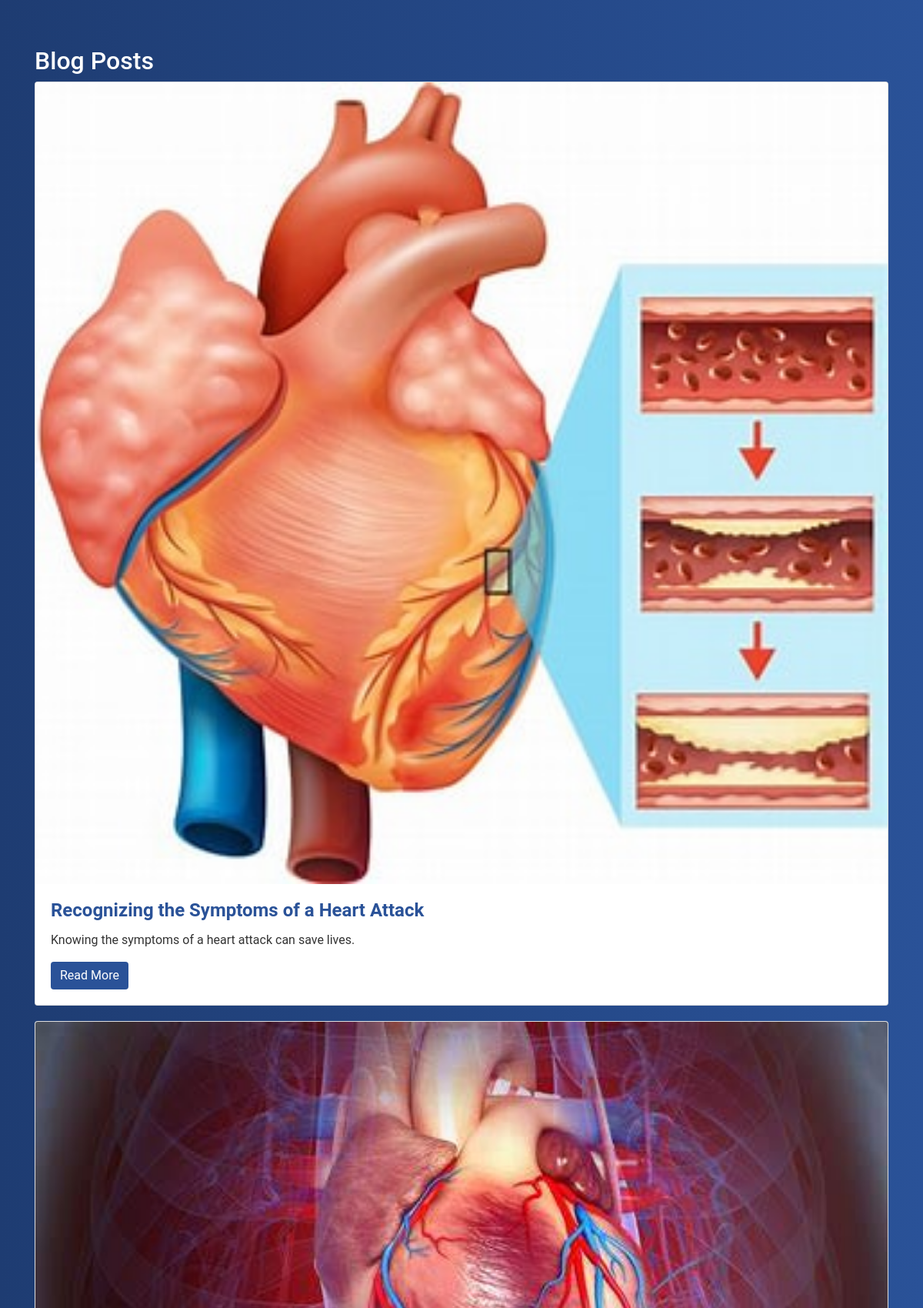
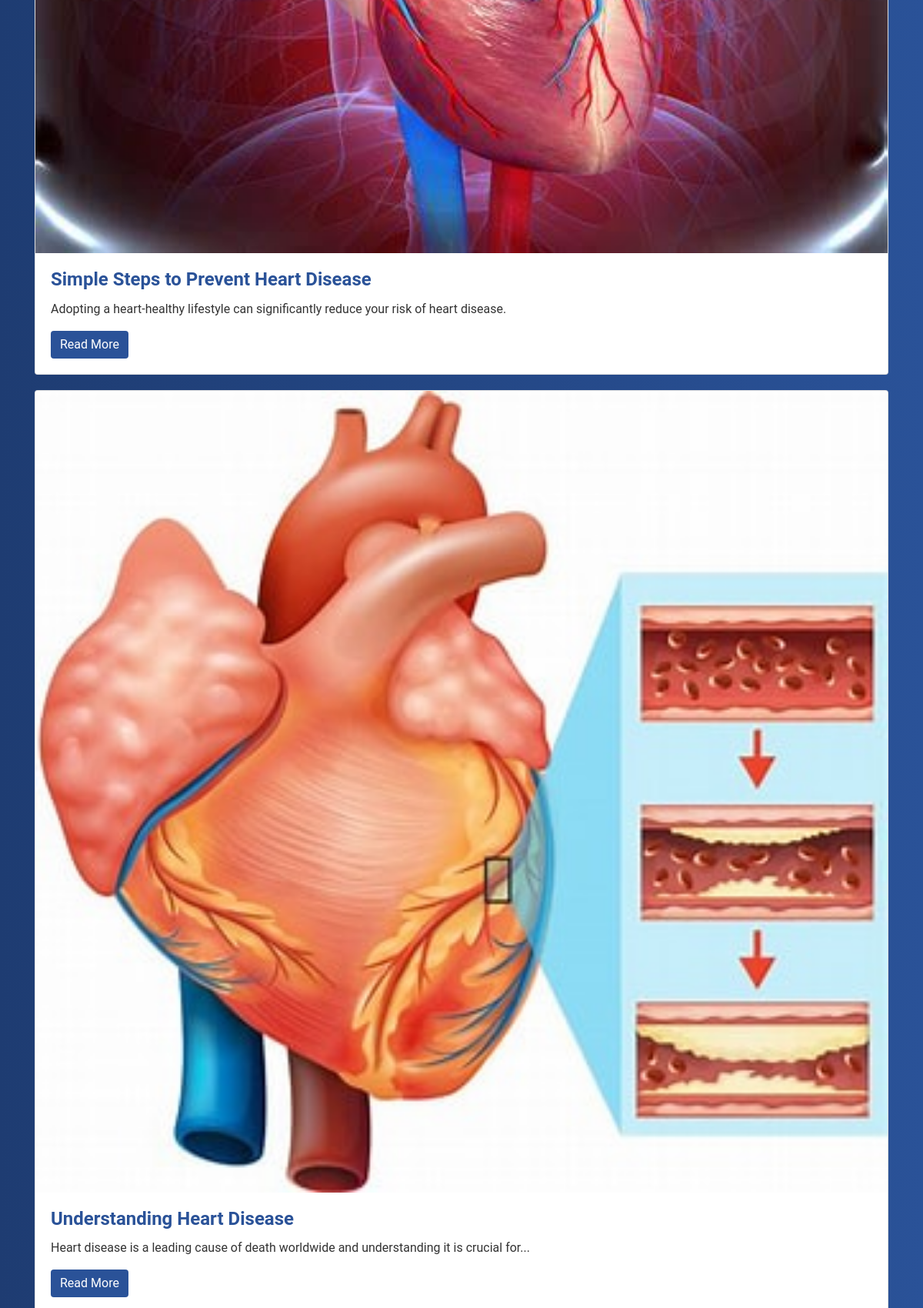
The app's page /blogs/ (upper part) with its own data (2 pictures, top to bottom).
### users/models.py (models this page shows, shortened)
class BlogPost(models.Model):
    CATEGORY_CHOICES = [
        ('Mental Health', 'Mental Health'),
        ('Heart Disease', 'Heart Disease'),
        ('Covid19', 'Covid19'),
        ('Immunization', 'Immunization'),
    ]
    author = models.ForeignKey(settings.AUTH_USER_MODEL, on_delete=models.CASCADE)
    title = models.CharField(max_length=255)
    image = models.ImageField(upload_to='blog_images/')
    category = models.CharField(max_length=20, choices=CATEGORY_CHOICES)
    summary = models.TextField()
    content = models.TextField()
    is_draft = models.BooleanField(default=True)
    created_at = models.DateTimeField(auto_now_add=True)
    updated_at = models.DateTimeField(auto_now=True)
    likes = models.ManyToManyField(settings.AUTH_USER_MODEL, related_name='liked_posts', blank=True)
    @property
    def short_summary(self):
        return ' '.join(self.summary.split()[:15]) + ('...' if len(self.summary.split()) > 15 else '')
    class Meta:
        ordering = ['-created_at']

### users/views.py (the view)
# urls.py: path('blogs/', BlogListView.as_view(), name='blog_list'),
class BlogListView(View):
    def get(self, request, category=None):
        sort_by = request.GET.get('sort', 'date')  # Default to sorting by date
        if category:
            posts = BlogPost.objects.filter(category=category, is_draft=False)
        else:
            posts = BlogPost.objects.filter(is_draft=False)
        search_query = request.GET.get('search', '')
        if search_query:
            posts = posts.filter(title__icontains=search_query) | posts.filter(author__username__icontains=search_query)
        if sort_by == 'likes':
            posts = posts.annotate(like_count=Count('likes')).order_by('-like_count')
        else:
            posts = posts.order_by('-created_at')
        paginator = Paginator(posts, 10)
        page_number = request.GET.get('page')
        page_obj = paginator.get_page(page_number)
        return render(request, 'blog_list.html', {'page_obj': page_obj, 'sort_by': sort_by})

### users/templates/blog_list.html (shortened to what this page needs)
<!DOCTYPE html>
<html lang="en">
<head>
    <link href="https://maxcdn.bootstrapcdn.com/bootstrap/4.5.2/css/bootstrap.min.css" rel="stylesheet">
</head>
<body>
    <div class="container">
        <h2>Blog Posts</h2>
        {% for post in page_obj %}
        <div class="card">
            <img src="{{ post.image.url }}" class="card-img-top" alt="{{ post.title }}">
            <div class="card-body">
                <h5 class="card-title">{{ post.title }}</h5>
                <p class="card-text">{{ post.short_summary }}</p>
                <a href="{% url 'blog_detail' post.pk %}" class="btn btn-primary">Read More</a>
            </div>
        </div>
        {% empty %}
        <p>No blog posts available.</p>
        {% endfor %}
    </div>
</body>
</html>

### users/templates/blog_list.html (style rules this page uses)
body { background: linear-gradient(to right, #1e3c72, #2a5298); color: #ffffff; font-family: 'Roboto', sans-serif; }
.container { margin-top: 60px; }
.card { margin-bottom: 20px; }
.card-title { color: #2a5298; font-size: 1.5rem; font-weight: 600; }
.card-text { color: #333; }
.btn-primary { background-color: #2a5298; border: none; }

### records on screen
BlogPost: image (picture), title "Recognizing the Symptoms of a Heart Attack", short_summary "Knowing the symptoms of a heart attack can save lives."
BlogPost: image (picture), title "Simple Steps to Prevent Heart Disease", short_summary "Adopting a heart-healthy lifestyle can significantly reduce your risk of heart disease."
BlogPost: image (picture), title "Understanding Heart Disease", short_summary "Heart disease is a leading cause of death worldwide and understanding it is crucial for..."
